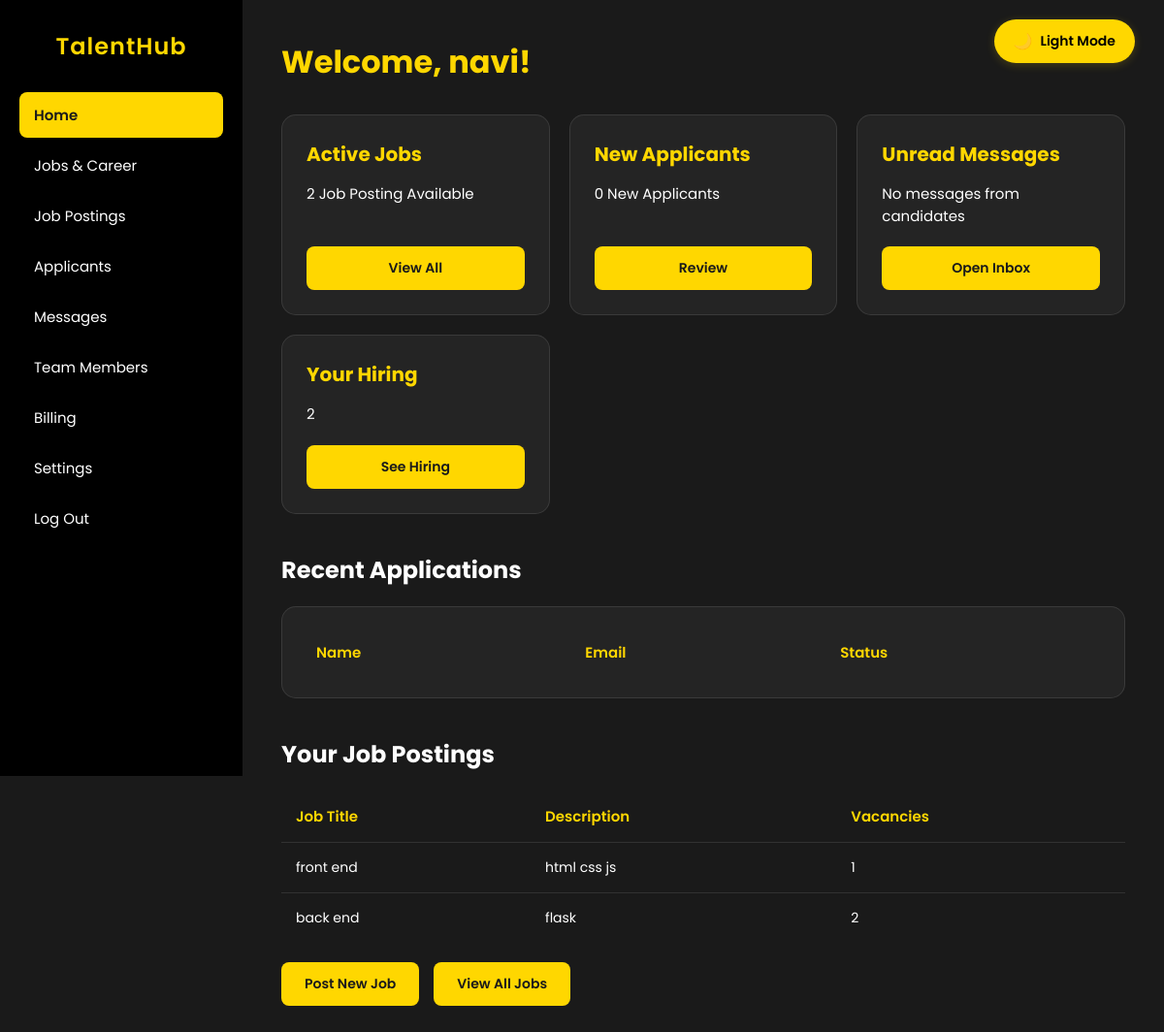
The page /employee_dashboard (signed in) on the database its author committed.
### models.py (models this page shows, shortened)
class User(db.Model, UserMixin):
    id = db.Column(db.Integer, primary_key=True)
    name = db.Column(db.String(100), nullable=False)
    email = db.Column(db.String(100), nullable=False, unique=True)
    password = db.Column(db.String(255), nullable=False)
    role_id = db.Column(db.Integer, db.ForeignKey('role.id'), nullable=False, default=2)
    flag = db.Column(db.Boolean, default=False)
    created_at = db.Column(db.DateTime, default=datetime.utcnow)
    role = db.relationship('Role', backref=db.backref('users', lazy=True))

class Job(db.Model):
    id = db.Column(db.Integer, primary_key=True)
    title = db.Column(db.String(100), nullable=False)
    description = db.Column(db.Text, nullable=False)
    vacancies = db.Column(db.Integer, nullable=False, default=1)
    employee_email = db.Column(db.String(100), db.ForeignKey('user.email'), nullable=False)
    employee = db.relationship('User', backref='posted_jobs')
    applications = db.relationship('Application', backref='job_applications', lazy=True)

### app.py (the view)
@app.route('/employee_dashboard')
def employee_dashboard():
    print("Session Data in Employee Dashboard:", session)
    if 'user_email' not in session:
        flash('Please log in first!', 'danger')
        return redirect(url_for('login'))
    user = User.query.filter_by(email=session['user_email']).first()
    applicants = Applicants.query.all()
    jobs = Job.query.all()
    hired_count = Hired.query.filter_by(employee_email=user.email).count()
    return render_template('employee_dashboard.html', user=user, applicants=applicants, jobs=jobs, hired_count=hired_count)

### static/templates/employee_dashboard.html (shortened to what this page needs)
<!DOCTYPE html>
<html lang="en">
<head>
</head>
<body>
    <button class="toggle-mode" onclick="toggleMode()">Light Mode</button>
    <div class="container">
        <aside class="sidebar">
            <h2>TalentHub</h2>
            <ul>
                <li class="active"><a href="/employee_dashboard">Home</a></li>
                <li><a href="/career">Jobs & Career</a></li>
                <li><a href="/view_jobs">Job Postings</a></li>
                <li><a href="/view_applicants">Applicants</a></li>
                <li><a href="#">Messages</a></li>
                <li><a href="view_team_members">Team Members</a></li>
                <li><a href="#">Billing</a></li>
                <li><a href="#">Settings</a></li>
                <li><a href="/logout">Log Out</a></li>
            </ul>
        </aside>
        <main class="content">
            <h1>Welcome, {{ user.name }}!</h1>
            <div class="cards">
                <div class="card">
                    <h3>Active Jobs</h3>
                    <p>{{ jobs | length}} Job Posting Available</p>
                    <button>View All</button>
                </div>
                <div class="card">
                    <h3>New Applicants</h3>
                    <p>{{ applicants | length }} New Applicants </p>
                    <button>Review</button>
                </div>
                <div class="card">
                    <h3>Unread Messages</h3>
                    <p>No messages from candidates </p>
                    <button>Open Inbox</button>
                </div>
                <div class="card">
                    <h3>Your Hiring</h3>
                    <p>{{hired_count}}</p>
                    <button>See Hiring</button>
                </div>
            </div>
            <h2>Recent Applications</h2>
            <div class="table-container">
                <table>
                    <thead>
                        <tr>
                            <th>Name</th>
                            <th>Email</th>
                            <th>Status</th>
                        </tr>
                    </thead>
                </table>
            </div>
            <div id="jobAlertsList" class="hidden bg-gray-800 p-6 rounded-lg shadow mb-6">
                <h2 class="text-xl font-semibold mb-4">Your Job Postings</h2>
                <table class="w-full text-left border-collapse border border-gray-600">
                    <thead>
                        <tr class="bg-gray-700">
                            <th class="p-3 border border-gray-600">Job Title</th>
                            <th class="p-3 border border-gray-600">Description</th>
                            <th class="p-3 border border-gray-600">Vacancies</th>
                        </tr>
                    </thead>
                    <tbody>
                        {% for job in jobs[:5] %}
                        <tr class="bg-gray-800">
                            <td class="p-3 border border-gray-600">{{ job.title }}</td>
                            <td class="p-3 border border-gray-600">{{ job.description }}</td>
                            <td class="p-3 border border-gray-600">{{ job.vacancies }}</td>
                        </tr>
                        {% endfor %}
                    </tbody>
                </table>
            </div>
            <div class="button-group">
                <button onclick="window.location.href='/add_job'">Post New Job</button>
                <button onclick="window.location.href='/job_detail'">View All Jobs</button>
            </div>
        </main>
    </div>
</body>
</html>

### static/templates/employee_dashboard.html (style rules this page uses)
:root { --bg-dark: #1a1a1a; --bg-light: #ffffff; --text-dark: #ffffff; --text-light: #333333; --sidebar-dark: #000000; --sidebar-light: #f8f9fa; --card-dark: #242424; --card-light: #ffffff; --accent-color: #FFD700; --hover-dark: rgba(255, 215, 0, 0.1); --hover-light: rgba(255, 215, 0, 0.2); --border-dark: rgba(255, 255, 255, 0.1); --border-light: rgba(0, 0, 0, 0.1); }
* { margin: 0; padding: 0; box-sizing: border-box; font-family: 'Poppins', sans-serif; transition: background-color 0.3s, color 0.3s; }
body { background-color: var(--bg-dark); color: var(--text-dark); min-height: 100vh; }
.toggle-mode { position: fixed; top: 20px; right: 30px; padding: 10px 20px; border-radius: 30px; font-size: 14px; background-color: #FFD700; color: #000000; border: none; cursor: pointer; font-weight: 600; box-shadow: 0 2px 10px rgba(255, 215, 0, 0.2); z-index: 9999; transition: all 0.3s ease; display: flex; align-items: center; gap: 8px; }
.toggle-mode:before { content: '🌙'; font-size: 16px; }
.container { display: flex; min-height: 100vh; }
.sidebar { width: 250px; min-height: 100vh; background-color: var(--sidebar-dark); position: fixed; left: 0; top: 0; padding: 30px 20px; z-index: 100; }
.sidebar h2 { color: var(--accent-color); font-size: 24px; font-weight: 600; margin-bottom: 30px; text-align: center; letter-spacing: 1px; }
.sidebar ul { list-style: none; }
.sidebar ul li { margin-bottom: 5px; }
.sidebar ul li a { display: block; padding: 12px 15px; color: var(--text-dark); text-decoration: none; border-radius: 8px; transition: all 0.3s; font-size: 15px; }
.sidebar ul li.active a { background-color: var(--accent-color); color: var(--bg-dark); font-weight: 600; }
.content { flex: 1; margin-left: 250px; padding: 40px; }
.content h1 { font-size: 32px; margin-bottom: 30px; color: var(--accent-color); }
.content h2 { font-size: 24px; margin: 40px 0 20px; color: var(--text-dark); }
.cards { display: grid; grid-template-columns: repeat(auto-fit, minmax(250px, 1fr)); gap: 20px; margin-bottom: 40px; }
.card { background-color: var(--card-dark); border-radius: 15px; padding: 25px; border: 1px solid var(--border-dark); transition: all 0.3s ease; display: flex; flex-direction: column; }
.card h3 { color: var(--accent-color); font-size: 20px; margin-bottom: 15px; }
.card p { margin-bottom: 20px; font-size: 15px; line-height: 1.5; flex-grow: 1; }
.table-container { background-color: var(--card-dark); border-radius: 15px; padding: 20px; margin-bottom: 40px; overflow-x: auto; border: 1px solid var(--border-dark); }
table { width: 100%; border-collapse: collapse; }
th { font-weight: 600; color: var(--accent-color); padding: 15px; font-size: 15px; text-align: left; }
td { padding: 15px; font-size: 14px; border-top: 1px solid rgba(255, 255, 255, 0.1); }
.button-group { display: flex; gap: 15px; margin-top: 20px; }
button { background-color: var(--accent-color); color: var(--bg-dark); border: none; padding: 12px 24px; border-radius: 8px; cursor: pointer; font-weight: 600; font-size: 14px; transition: transform 0.3s, box-shadow 0.3s; }

### rows shown on the page
User: name "navi"
Job: title "front end", description "html css js", vacancies "1"
Job: title "back end", description "flask", vacancies "2"

### other values the page prints
{{ jobs | length }} "2"
{{ applicants | length }} "0"
{{ hired_count }} "2"
